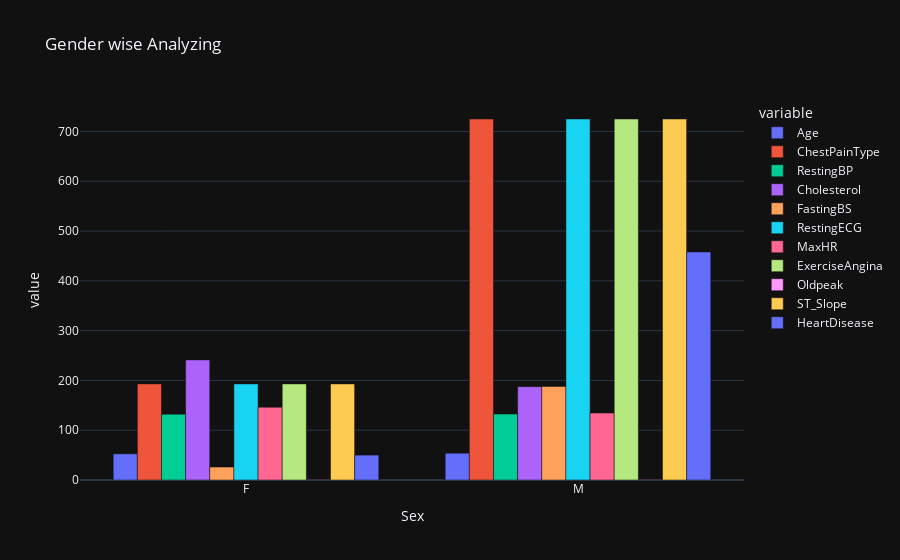

Notebook cell for this chart:
### Code cell
import plotly.express as px
px.bar(data_frame=df1, barmode='group', title = "Gender wise Analyzing",template="plotly_dark")

### Figure 1 — Plotly figure (JSON) as saved in the notebook; plotly's stock layout.template omitted (floating-point values rounded to 4 significant figures)
{"data": [{"alignmentgroup": "True", "hovertemplate": "variable=Age<br>Sex=%{x}<br>value=%{y}<extra></extra>", "legendgroup": "Age", "marker": {"color": "#636efa", "pattern": {"shape": ""}}, "name": "Age", "offsetgroup": "Age", "orientation": "v", "showlegend": true, "textposition": "auto", "type": "bar", "x": ["F", "M"], "xaxis": "x", "y": [52.49, 53.78], "yaxis": "y"}, {"alignmentgroup": "True", "hovertemplate": "variable=ChestPainType<br>Sex=%{x}<br>value=%{y}<extra></extra>", "legendgroup": "ChestPainType", "marker": {"color": "#EF553B", "pattern": {"shape": ""}}, "name": "ChestPainType", "offsetgroup": "ChestPainType", "orientation": "v", "showlegend": true, "textposition": "auto", "type": "bar", "x": ["F", "M"], "xaxis": "x", "y": [193, 725], "yaxis": "y"}, {"alignmentgroup": "True", "hovertemplate": "variable=RestingBP<br>Sex=%{x}<br>value=%{y}<extra></extra>", "legendgroup": "RestingBP", "marker": {"color": "#00cc96", "pattern": {"shape": ""}}, "name": "RestingBP", "offsetgroup": "RestingBP", "orientation": "v", "showlegend": true, "textposition": "auto", "type": "bar", "x": ["F", "M"], "xaxis": "x", "y": [132.2, 132.4], "yaxis": "y"}, {"alignmentgroup": "True", "hovertemplate": "variable=Cholesterol<br>Sex=%{x}<br>value=%{y}<extra></extra>", "legendgroup": "Cholesterol", "marker": {"color": "#ab63fa", "pattern": {"shape": ""}}, "name": "Cholesterol", "offsetgroup": "Cholesterol", "orientation": "v", "showlegend": true, "textposition": "auto", "type": "bar", "x": ["F", "M"], "xaxis": "x", "y": [241.2, 187.5], "yaxis": "y"}, {"alignmentgroup": "True", "hovertemplate": "variable=FastingBS<br>Sex=%{x}<br>value=%{y}<extra></extra>", "legendgroup": "FastingBS", "marker": {"color": "#FFA15A", "pattern": {"shape": ""}}, "name": "FastingBS", "offsetgroup": "FastingBS", "orientation": "v", "showlegend": true, "textposition": "auto", "type": "bar", "x": ["F", "M"], "xaxis": "x", "y": [26, 188], "yaxis": "y"}, {"alignmentgroup": "True", "hovertemplate": "variable=RestingECG<br>Sex=%{x}<br>value=%{y}<extra></extra>", "legendgroup": "RestingECG", "marker": {"color": "#19d3f3", "pattern": {"shape": ""}}, "name": "RestingECG", "offsetgroup": "RestingECG", "orientation": "v", "showlegend": true, "textposition": "auto", "type": "bar", "x": ["F", "M"], "xaxis": "x", "y": [193, 725], "yaxis": "y"}, {"alignmentgroup": "True", "hovertemplate": "variable=MaxHR<br>Sex=%{x}<br>value=%{y}<extra></extra>", "legendgroup": "MaxHR", "marker": {"color": "#FF6692", "pattern": {"shape": ""}}, "name": "MaxHR", "offsetgroup": "MaxHR", "orientation": "v", "showlegend": true, "textposition": "auto", "type": "bar", "x": ["F", "M"], "xaxis": "x", "y": [146.1, 134.3], "yaxis": "y"}, {"alignmentgroup": "True", "hovertemplate": "variable=ExerciseAngina<br>Sex=%{x}<br>value=%{y}<extra></extra>", "legendgroup": "ExerciseAngina", "marker": {"color": "#B6E880", "pattern": {"shape": ""}}, "name": "ExerciseAngina", "offsetgroup": "ExerciseAngina", "orientation": "v", "showlegend": true, "textposition": "auto", "type": "bar", "x": ["F", "M"], "xaxis": "x", "y": [193, 725], "yaxis": "y"}, {"alignmentgroup": "True", "hovertemplate": "variable=Oldpeak<br>Sex=%{x}<br>value=%{y}<extra></extra>", "legendgroup": "Oldpeak", "marker": {"color": "#FF97FF", "pattern": {"shape": ""}}, "name": "Oldpeak", "offsetgroup": "Oldpeak", "orientation": "v", "showlegend": true, "textposition": "auto", "type": "bar", "x": ["F", "M"], "xaxis": "x", "y": [0.6689, 0.9455], "yaxis": "y"}, {"alignmentgroup": "True", "hovertemplate": "variable=ST_Slope<br>Sex=%{x}<br>value=%{y}<extra></extra>", "legendgroup": "ST_Slope", "marker": {"color": "#FECB52", "pattern": {"shape": ""}}, "name": "ST_Slope", "offsetgroup": "ST_Slope", "orientation": "v", "showlegend": true, "textposition": "auto", "type": "bar", "x": ["F", "M"], "xaxis": "x", "y": [193, 725], "yaxis": "y"}, {"alignmentgroup": "True", "hovertemplate": "variable=HeartDisease<br>Sex=%{x}<br>value=%{y}<extra></extra>", "legendgroup": "HeartDisease", "marker": {"color": "#636efa", "pattern": {"shape": ""}}, "name": "HeartDisease", "offsetgroup": "HeartDisease", "orientation": "v", "showlegend": true, "textposition": "auto", "type": "bar", "x": ["F", "M"], "xaxis": "x", "y": [50, 458], "yaxis": "y"}], "layout": {"barmode": "group", "legend": {"title": {"text": "variable"}, "tracegroupgap": 0}, "title": {"text": "Gender wise Analyzing"}, "xaxis": {"anchor": "y", "domain": [0, 1], "title": {"text": "Sex"}}, "yaxis": {"anchor": "x", "domain": [0, 1], "title": {"text": "value"}}}}
